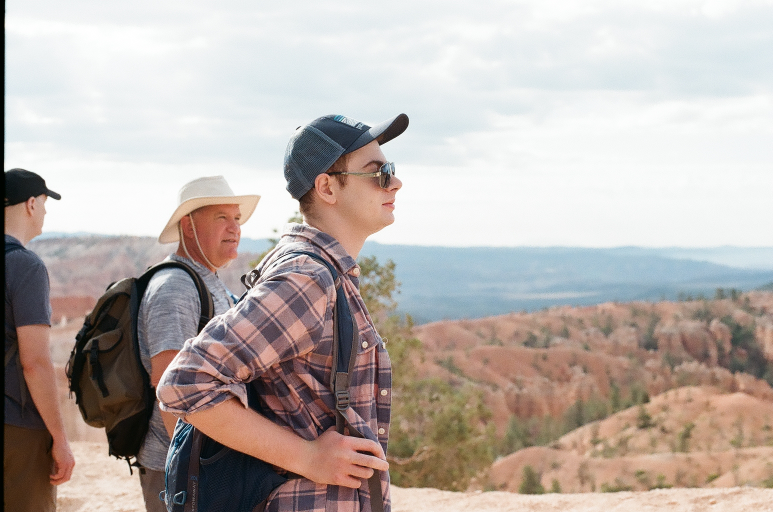
#> input picture 6.jpg, 1545 x 1024 px (shown at 1/2 size)
$ python -i multiplane.py   (imports and definitions only)
#> lines starting #> are read from the running program, lines starting #| are printed output that depends on the picture
import onnxruntime as ort
import cv2
import numpy as np
import glob
import os
import time
from skimage.filters import threshold_multiotsu

# Load model
# [4 lines that did not run here, left out]

# Get correct input name
# [1 line that did not run here, left out]

# [23 lines left out: function find_usb_images, not called in this run]

def resize_and_crop(img, target_size):
    target_w, target_h = target_size
    h, w = img.shape[:2]

    # Compute scale factor to cover the target
    scale = target_w / w

    # Resize image
    new_w = int(w * scale)
    new_h = int(h * scale)
    print(f"Resizing from ({w}, {h}) to ({new_w}, {new_h})")
    if w / h > target_w / target_h:
        resized = cv2.resize(img, (new_w, target_h), interpolation=cv2.INTER_LINEAR)
        start_x = (new_w - target_w) // 2
        cropped = resized[:, start_x:start_x + target_w]
    else:
        resized = cv2.resize(img, (target_w, new_h), interpolation=cv2.INTER_LINEAR)
        start_y = (new_h - target_h) // 2
        cropped = resized[start_y:start_y + target_h, :]

    return cropped

def preprocess(image):
    img = cv2.cvtColor(image, cv2.COLOR_BGR2RGB)
    img = cv2.resize(img, (518, 518))
    img = img.astype(np.float32) / 255.0

    # model normalization
    mean = np.array([0.5, 0.5, 0.5], dtype=np.float32)
    std  = np.array([0.5, 0.5, 0.5], dtype=np.float32)
    img = (img - mean) / std

    img = img.transpose(2, 0, 1)  # HWC → CHW
    img = img[None, ...]          # add batch dim
    return img

def infer(inp):
    out = session.run(None, {input_name: inp})
    depth = out[0][0]

    # rescale depth for saving
    depth = (depth - depth.min()) / (depth.max() - depth.min())
    return depth

# [74 lines left out: functions despeckle, blur_and_dilate, soft_threshold_range, apply_mask, magnify_image, stack_images, not called in this run]

def prepare_image(image_path):
#> called with image_path = '6.jpg'
    image = cv2.imread(image_path)
#> image is the input picture: shape (1024, 1545, 3); mean B, G, R 170.6, 175.6, 185.5
    image = resize_and_crop(image, (800, 426))
#| Resizing from (1545, 1024) to (799, 530)
#> in resize_and_crop, `resized = cv2.resize(img, (target_w, new_h), interpolation=cv2.INTER_L..`:
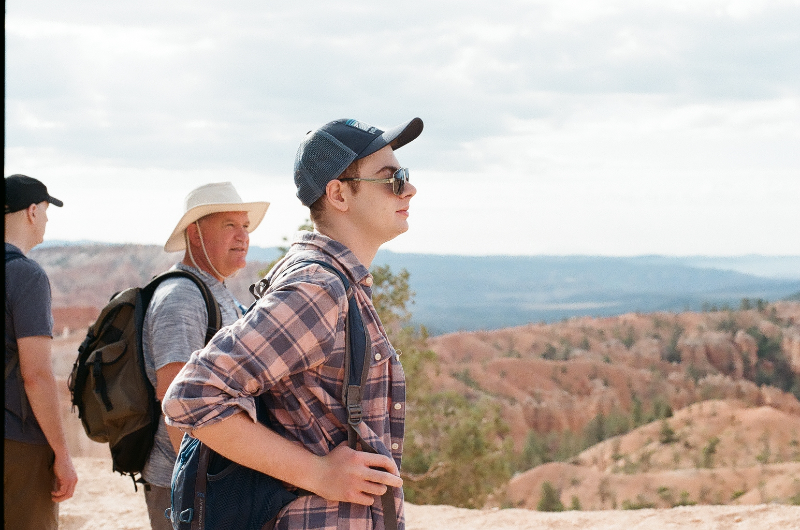
#> resized: shape (530, 800, 3); mean B, G, R 170.4, 175.5, 185.4
#> in resize_and_crop, `cropped = resized[start_y:start_y + target_h, :]`:
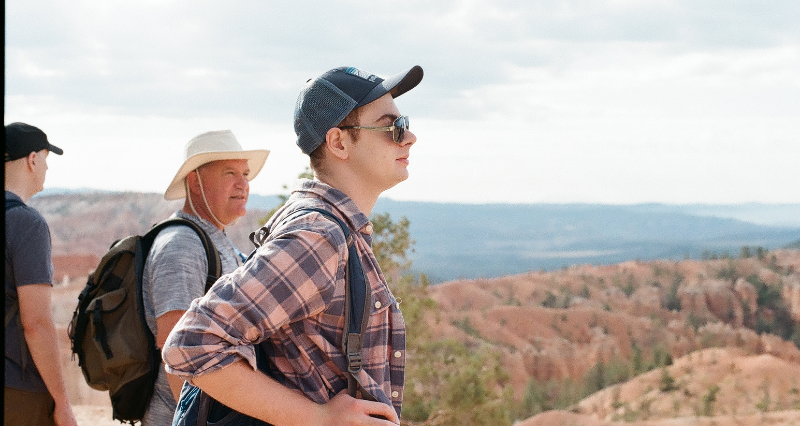
#> cropped: shape (426, 800, 3); mean B, G, R 168.1, 172.6, 182.3
    linear_float_image = (image.astype(np.float32) / 255.0) ** 2.2
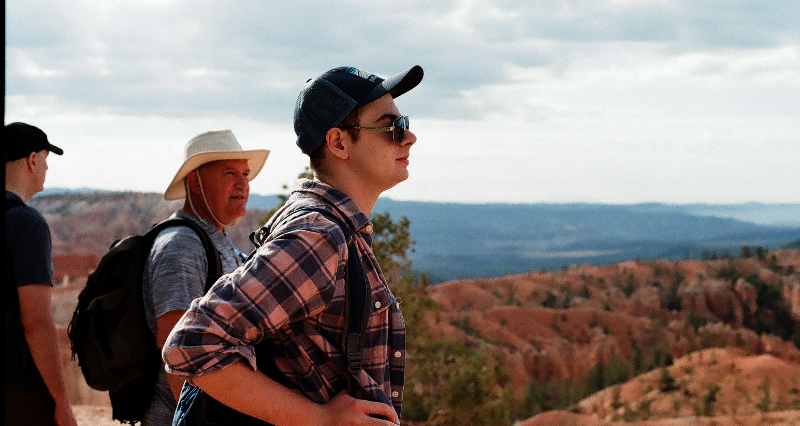
#> linear_float_image: shape (426, 800, 3) float32; mean B, G, R 0.505, 0.518, 0.555
    inp = preprocess(image)
#> in preprocess, `img = cv2.resize(img, (518, 518))`:
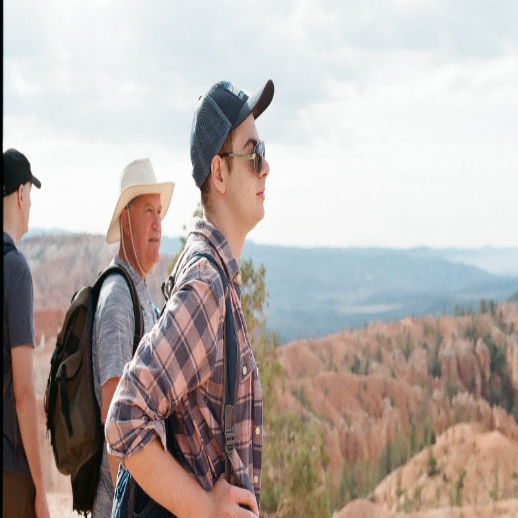
#> img: shape (518, 518, 3); mean R, G, B 182.2, 172.5, 168
    depth = infer(inp)
    depth = depth ** (1/3)
    thresholds = threshold_multiotsu(depth, classes=3)
    t1, t2 = thresholds
    print("Thresholds:", t1, t2)
    rolloff_a = 0.10
    rolloff_b = 0.15
    blur = 3

    background_mask = soft_threshold_range(depth, 0, t1, 0.0, rolloff_b, 35)
    middleground_mask = soft_threshold_range(depth, t1, t2, rolloff_b, rolloff_a, 25)
    foreground_mask = soft_threshold_range(depth, t2, 1, rolloff_a, 0, 5)

    combined_mask = foreground_mask + middleground_mask + background_mask
    print("combine mask max", combined_mask.max(), "min", combined_mask.min())

    background_image = apply_mask(linear_float_image, background_mask)
    middleground_image = apply_mask(linear_float_image, middleground_mask)
    foreground_image = apply_mask(linear_float_image, foreground_mask)

    viewer_distance = 1000.0
    screen_1_distance = 72.6
    screen_2_distance = 145.2

    middleground_image = magnify_image(middleground_image, viewer_distance, screen_1_distance)
    background_image = magnify_image(background_image, viewer_distance, screen_2_distance)

    combined_image = stack_images(foreground_image, middleground_image, background_image)

    # [13 lines of commented-out code are left out]

    return combined_image

# [22 lines left out: functions process_all_images, main, not called in this run]

# [2 lines not run here, left out]

#> (the run stopped early here; a loop or call above may not have finished)
